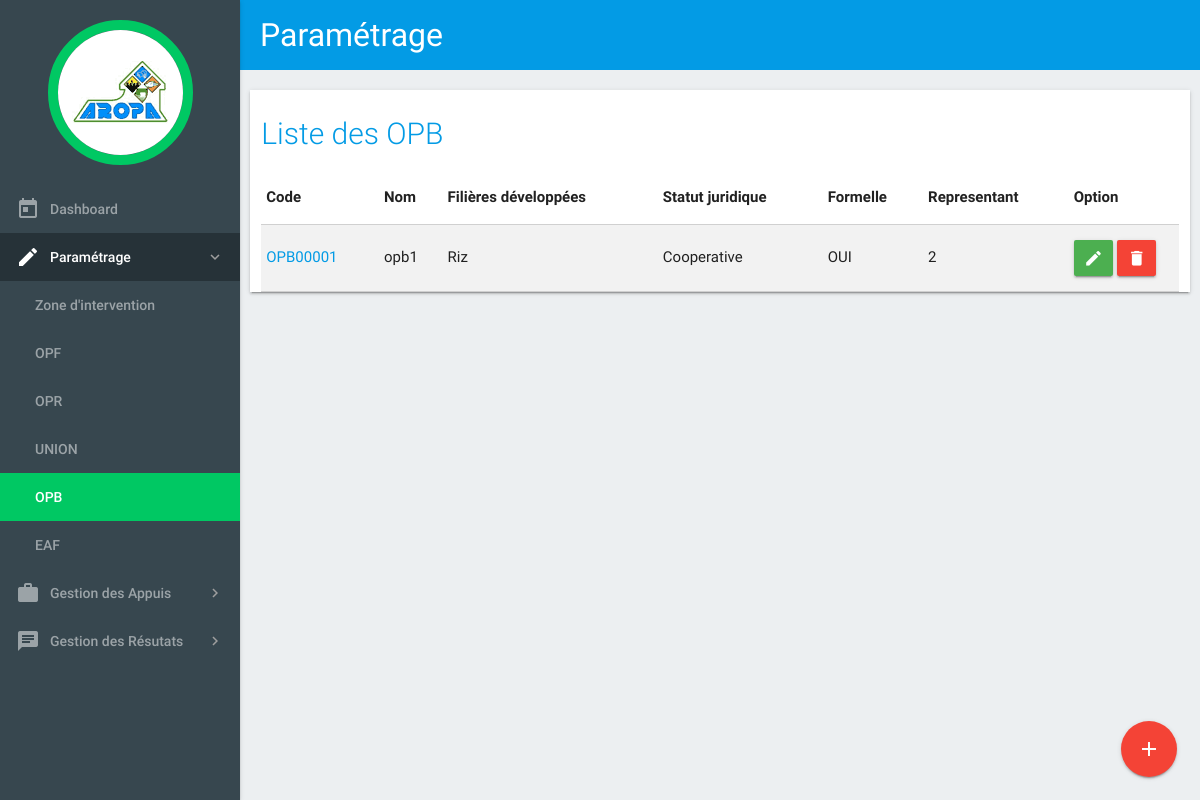
Screenshot of /index.php/c_parametre/liste_opb with the database file from the repository.
### tables this page shows
CREATE TABLE `opb` (
  `ID_OPB` int(11) NOT NULL,
  `ID_FOKONTANY` int(11) NOT NULL,
  `CODE_OPB` varchar(20) DEFAULT NULL,
  `NOM_OPB` varchar(50) DEFAULT NULL,
  `DATE_CREATION` date DEFAULT NULL,
  `STATUT` varchar(50) DEFAULT NULL,
  `FORMELLE` tinyint(1) DEFAULT NULL,
  `ID_REPRESENTANT` int(11) DEFAULT NULL,
  `CONTACT` text,
  `TYPE` smallint(6) DEFAULT NULL,
  `OBSERVATION` varchar(255) DEFAULT NULL
);

### application/views/templates.php (called while the page is built, shortened)
<?php
	$this->load->view("templates/header");
	$this->load->view($contents);

### application/controllers/C_parametre.php (called while the page is built, shortened)
<?php
	class C_parametre extends CI_Controller {
        public function liste_opb(){
            $this->load->model('M_op');
            $data['titre'] = 'Paramétrage';
            $data['contents'] = 'liste_opb';
            $data['opbListe'] = $this->M_op->getOpb();
            $this->load->view('templates',$data);
        }
	}

### index.php (called while the page is built, shortened)
<?php
require_once BASEPATH.'core/CodeIgniter.php';

### application/models/M_op.php (called while the page is built, shortened)
<?php
	class M_op extends CI_Model {
        public function getOPB(){
            $this->db->select('opb.ID_OPB,CODE_OPB,NOM_OPB,STATUT,FORMELLE,ID_REPRESENTANT,GROUP_CONCAT( NOM_FILIERE SEPARATOR "," )  FILIERES');
            $this->db->from('opb');
            $this->db->join('opb_filieres','opb_filieres.ID_OPB = opb.ID_OPB');
            $this->db->join('filieres','filieres.ID_FILIERE = opb_filieres.ID_FILIERE');
            $this->db->group_by('opb.ID_OPB,CODE_OPB,NOM_OPB,STATUT,FORMELLE,ID_REPRESENTANT');
            $query = $this->db->get();
            return $query->result();
        }
	}

### application/views/liste_opb.php (the view, shortened to what this page needs)
<main>
    <div class="container1">
        <div class="row z-depth-1">
            <div class="col s12">
                <h2 class="header">Liste des OPB </h2>
                <table class="bordered striped">
                    <thead>
                    <tr>
                        <th>Code</th>
                        <th>Nom</th>
                        <th>Filières développées</th>
                        <th>Statut juridique</th>
                        <th>Formelle</th>
                        <th>Representant</th>
                        <th width="12%">Option</th>
                    </tr>
                    </thead>
                    <tbody>
                    <?php foreach($opbListe as $opb) { ?>
                        <tr>
                            <td><a href="<?php echo base_url()?>c_parametre/fiche_op/opb/<?php echo $opb->ID_OPB ?>"><?php echo $opb->CODE_OPB ?></a></td>
                            <td><?php echo $opb->NOM_OPB ?></td>
                            <td><?php echo $opb->FILIERES ?></td>
                            <td><?php echo $opb->STATUT ?></td>
                            <td><?php if($opb->FORMELLE == 1) echo 'OUI'; else echo 'NON' ?></td>
                            <td><?php echo $opb->ID_REPRESENTANT ?></td>
                            <td>
                                <a href="#!" class="waves-effect waves-light green btn edit" data-id="<?php echo $opb->ID_OPB ?>"><i class="material-icons">edit</i></a>
                                <a href="#!" class="waves-effect waves-light red btn delete" data-id="<?php echo $opb->ID_OPB ?>"><i class="material-icons">delete</i></a>
                            </td>
                        </tr>
                    <?php } ?>
                    </tbody>
                </table>
                <div class="fixed-action-btn">
                    <a href="<?php echo base_url(); ?>c_parametre/ajout_opb" class="btn-floating btn-large red">
                        <i class="large material-icons">add</i>
                    </a>
                </div>
            </div>
        </div>
    </div>
</main>

### assets/css/style.css (style rules this page uses)
body { background-color: #eceff1; }
.container1 { padding: 20px 10px 5px 10px ; }
header, main, footer { padding-left: 240px; }
.material-icons { font-family: 'Material Icons'; font-weight: normal; font-style: normal; font-size: 24px; line-height: 1; letter-spacing: normal; text-transform: none; display: inline-block; white-space: nowrap; word-wrap: normal; direction: ltr; -moz-font-feature-settings: 'liga'; -moz-osx-font-smoothing: grayscale; }
.header { color: #039be5; font-weight: 300; font-size: 2.0rem; }
.row { background-color: #ffffff; }
td a.btn { padding: 0 10px; }

### rows the page displays
opb: CODE_OPB "OPB00001", NOM_OPB "opb1", FILIERES "Riz", STATUT "Cooperative", FORMELLE "OUI", ID_REPRESENTANT "2"

### other values shown
$titre "Paramétrage"
